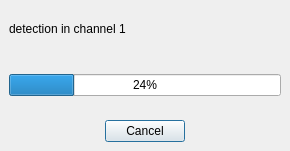
<ui version="4.0" >
 <author></author>
 <comment></comment>
 <exportmacro></exportmacro>
 <class>detect_progress_dlg</class>
 <widget class="QDialog" name="detect_progress_dlg" >
  <property name="geometry" >
   <rect>
    <x>0</x>
    <y>0</y>
    <width>290</width>
    <height>151</height>
   </rect>
  </property>
  <property name="windowTitle" >
   <string>libRASCH Detect</string>
  </property>
  <layout class="QGridLayout" >
   <property name="margin" >
    <number>9</number>
   </property>
   <property name="spacing" >
    <number>6</number>
   </property>
   <item row="0" column="0" >
    <layout class="QVBoxLayout" >
     <property name="margin" >
      <number>0</number>
     </property>
     <property name="spacing" >
      <number>6</number>
     </property>
     <item>
      <widget class="QLabel" name="text" >
       <property name="text" >
        <string>detection in channel 1</string>
       </property>
      </widget>
     </item>
     <item>
      <spacer>
       <property name="orientation" >
        <enum>Qt::Vertical</enum>
       </property>
       <property name="sizeType" >
        <enum>QSizePolicy::Minimum</enum>
       </property>
       <property name="sizeHint" >
        <size>
         <width>266</width>
         <height>19</height>
        </size>
       </property>
      </spacer>
     </item>
     <item>
      <widget class="QProgressBar" name="progress_bar" >
       <property name="value" >
        <number>24</number>
       </property>
       <property name="orientation" >
        <enum>Qt::Horizontal</enum>
       </property>
      </widget>
     </item>
     <item>
      <spacer>
       <property name="orientation" >
        <enum>Qt::Vertical</enum>
       </property>
       <property name="sizeType" >
        <enum>QSizePolicy::Minimum</enum>
       </property>
       <property name="sizeHint" >
        <size>
         <width>266</width>
         <height>18</height>
        </size>
       </property>
      </spacer>
     </item>
     <item>
      <layout class="QHBoxLayout" >
       <property name="margin" >
        <number>0</number>
       </property>
       <property name="spacing" >
        <number>6</number>
       </property>
       <item>
        <spacer>
         <property name="orientation" >
          <enum>Qt::Horizontal</enum>
         </property>
         <property name="sizeType" >
          <enum>QSizePolicy::Expanding</enum>
         </property>
         <property name="sizeHint" >
          <size>
           <width>40</width>
           <height>20</height>
          </size>
         </property>
        </spacer>
       </item>
       <item>
        <widget class="QPushButton" name="cancel_btn" >
         <property name="text" >
          <string>Cancel</string>
         </property>
        </widget>
       </item>
       <item>
        <spacer>
         <property name="orientation" >
          <enum>Qt::Horizontal</enum>
         </property>
         <property name="sizeType" >
          <enum>QSizePolicy::Expanding</enum>
         </property>
         <property name="sizeHint" >
          <size>
           <width>40</width>
           <height>20</height>
          </size>
         </property>
        </spacer>
       </item>
      </layout>
     </item>
    </layout>
   </item>
  </layout>
 </widget>
 <layoutdefault spacing="6" margin="11" />
 <pixmapfunction>qPixmapFromMimeSource</pixmapfunction>
 <resources/>
 <connections/>
</ui>
